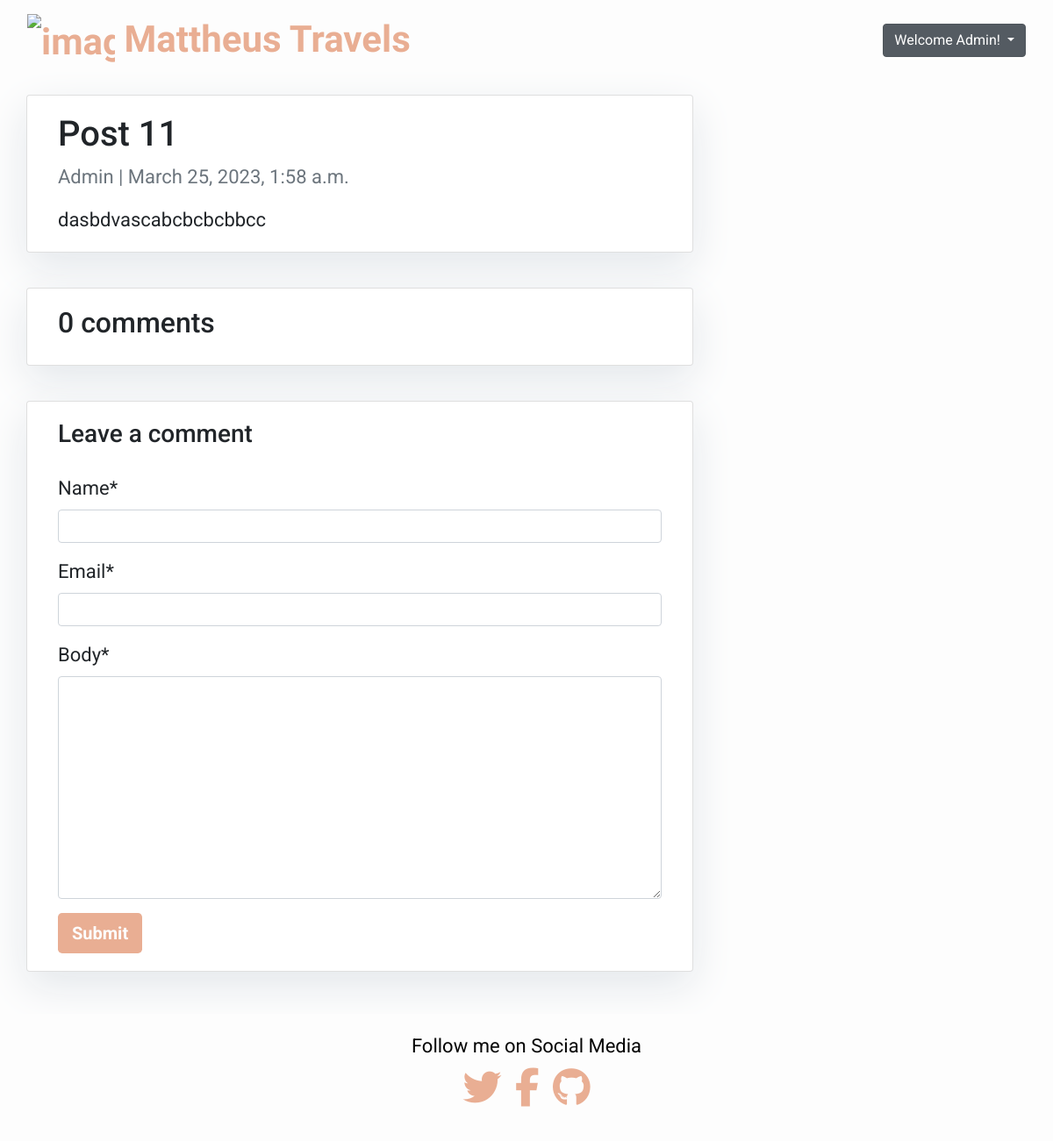
/post-11/ (signed in), run on the app's committed database.
### blog/models.py (models this page shows, shortened)
class Post(models.Model):
    title = models.CharField(max_length=200, unique=True)
    slug = models.SlugField(max_length=200, unique=True)
    author = models.ForeignKey(User, on_delete=models.CASCADE, related_name='blog_posts')
    updated_on = models.DateTimeField(auto_now=True)
    content = models.TextField()
    created_on = models.DateTimeField(auto_now_add=True)
    status = models.IntegerField(choices=STATUS, default=0)
    class Meta:
        ordering = ['-created_on']

### blog/views.py (the view)
# urls.py: path('<slug:slug>/', views.post_detail, name='post_detail'),
@login_required
def post_detail(request, slug):
    template_name = 'post_detail.html'
    post = get_object_or_404(Post, slug=slug)
    comments = post.comments.filter(active=True)
    new_comment = None
    if request.method == 'POST':
        comment_form = CommentForm(data=request.POST)
        if comment_form.is_valid():
            new_comment = comment_form.save(commit=False)
            new_comment.post = post
            new_comment.save()
    else:
        comment_form = CommentForm()
    return render(request, template_name, {'post': post,
                                           'comments': comments,
                                           'new_comment': new_comment,
                                           'comment_form': comment_form})

### blog/forms.py
class CommentForm(forms.ModelForm):
    class Meta:
        model = Comment
        fields = ('name', 'email', 'body')

### templates/post_detail.html (shortened to what this page needs)
{% extends 'base.html' %} {% block content %}
{% load crispy_forms_tags %}
<div class="container">
  <div class="row">
    <div class="col-md-8 card mb-4  mt-3 left  top">
      <div class="card-body">
        <h1>{% block title %} {{ post.title }} {% endblock title %}</h1>
        <p class=" text-muted">{{ post.author }} | {{ post.created_on }}</p>
        <p class="card-text ">{{ post.content | safe }}</p>
      </div>
    </div>
    <div class="col-md-8 card mb-4  mt-3 ">
      <div class="card-body">
        <h2>{{ comments.count }} comments</h2>
      </div>
    </div>
    <div class="col-md-8 card mb-4  mt-3 ">
      <div class="card-body">
        {% if new_comment %}
        <div class="alert alert-success" role="alert">
          Your comment is awaiting moderation
        </div>
        {% else %}
        <h3>Leave a comment</h3>
        <form method="post" style="margin-top: 1.3em;">
          {{ comment_form | crispy }}
          <button type="submit" class="btn btn-primary  btn-lg">Submit</button>
        </form>
        {% endif %}
      </div>
    </div>
  </div>
</div>
{% endblock content %}

### templates/base.html (shortened to what this page needs)
{% load static %}
<!DOCTYPE html>
<html>
    <head>
        <link rel="stylesheet" href="https://maxcdn.bootstrapcdn.com/bootstrap/4.0.0/css/bootstrap.min.css">
        <link rel="stylesheet" type="text/css" media="screen" href="{% static 'css/style.css' %}">
    </head>
    <body>
        <nav class="navbar navbar-expand-lg" id="mainNav">
            <div class="container-fluid">
                <a class="navbar-brand" href="{% url 'home' %}"> <img alt="image of earth with a hot air baloon"
                    class="travel-icon"
                    src="https://res.cloudinary.com/dsa3o1dbv/image/upload/v1679577195/Mattheus_Travels-removebg-preview_rpzw86.png">
                    Mattheus Travels
                </a>
                <div class="collapse navbar-collapse" id="navbarResponsive">
                    <ul class="navbar-nav ml-auto">
                        {% if request.user.is_authenticated %}
                        <div class="dropdown show">
                            <a class="btn btn-secondary dropdown-toggle" href="#" role="button" id="dropdownMenuLink" data-toggle="dropdown" aria-haspopup="true" aria-expanded="false">
                                Welcome {{request.user.username}}!
                            </a>
                          </div>
                          {% endif %}
                    </ul>
                </div>
            </div>
        </nav>
        {% block content %}
        {% endblock content %}
        <footer class="text-center mb-4 mt-4">
            <div class="container px-2 px-lg-5 ">Follow me on Social Media</div>
            <div class="footer-social">
                <a href="https://twitter.com/?lang=en" class="me-4 text-reset" target="_blank" rel="noopener"
                    aria-label="Twitter"><i class="fab fa-twitter fa-2xl"></i></a>
                <a href="https://facebook.com/" class="me-4 text-reset" target="_blank" rel="noopener"
                    aria-label="Facebook"><i class="fab fa-facebook-f fa-2xl"></i></a>
                <a href="https://github.com/MattheusKasa/My-Django-Blog" class="me-4 text-reset" target="_blank"
                    rel="noopener" aria-label="GitHub"><i class="fab fa-github fa-2xl"></i></a>
            </div>
        </footer>
    </body>
</html>

### static/css/style.css (style rules this page uses)
body { font-family: "Roboto", sans-serif; font-size: 22px; background-color: #fdfdfd; min-height: 100vh; }
footer { color: #040404; background-color: #fdfdfd; padding: 20px; margin-top: auto; right: 0; left: 0; bottom: 0; width: 100%; position: relative; }
.travel-icon { max-height: 100px; max-width: 100px; margin: 0 auto auto 0; padding: 0; height: 100px; width: 100px; font-weight: bold; }
i { color: #E9AE93; padding: 5px; padding-top: 15px; }
.footer-social { padding-top: 15px; }
a { color: #E9AE93; }
.btn-primary { color: #fdfdfd; background-color: #E9AE93; text-decoration: none; font-weight: bold; border: none; }
.navbar-brand { color: #E9AE93; font-weight: bold; font-size: 42px; font-family: "Alkatra"; }
.card { box-shadow: 0 16px 48px #E3E7EB; }
.navbar { background-color: #fdfdfd; }

### data on the page
Post: title "Post 11", author "Admin", created_on "March 25, 2023, 1:58 a.m.", content "dasbdvascabcbcbcbbcc"

### other printed values
{{ request.user.username }} "Admin"
{{ comments.count }} "0"
